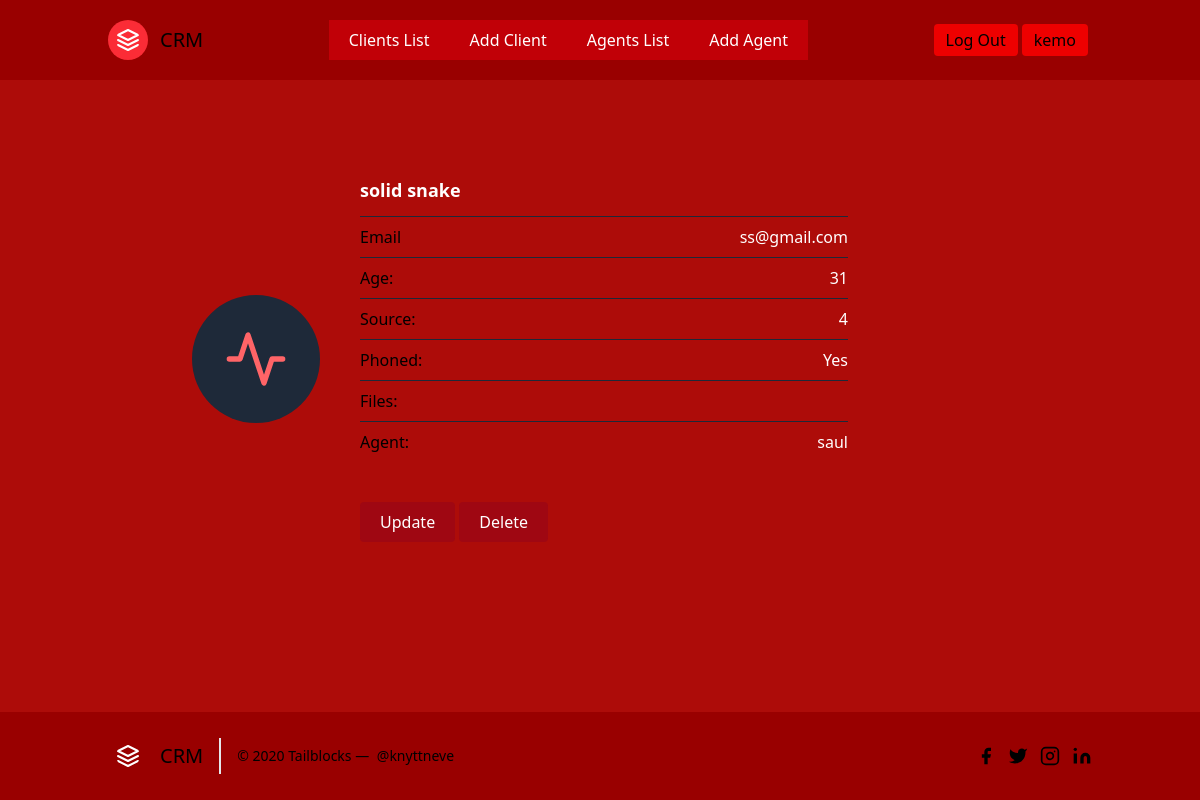
Before: /leads/5/ (signed in) with the older database file.
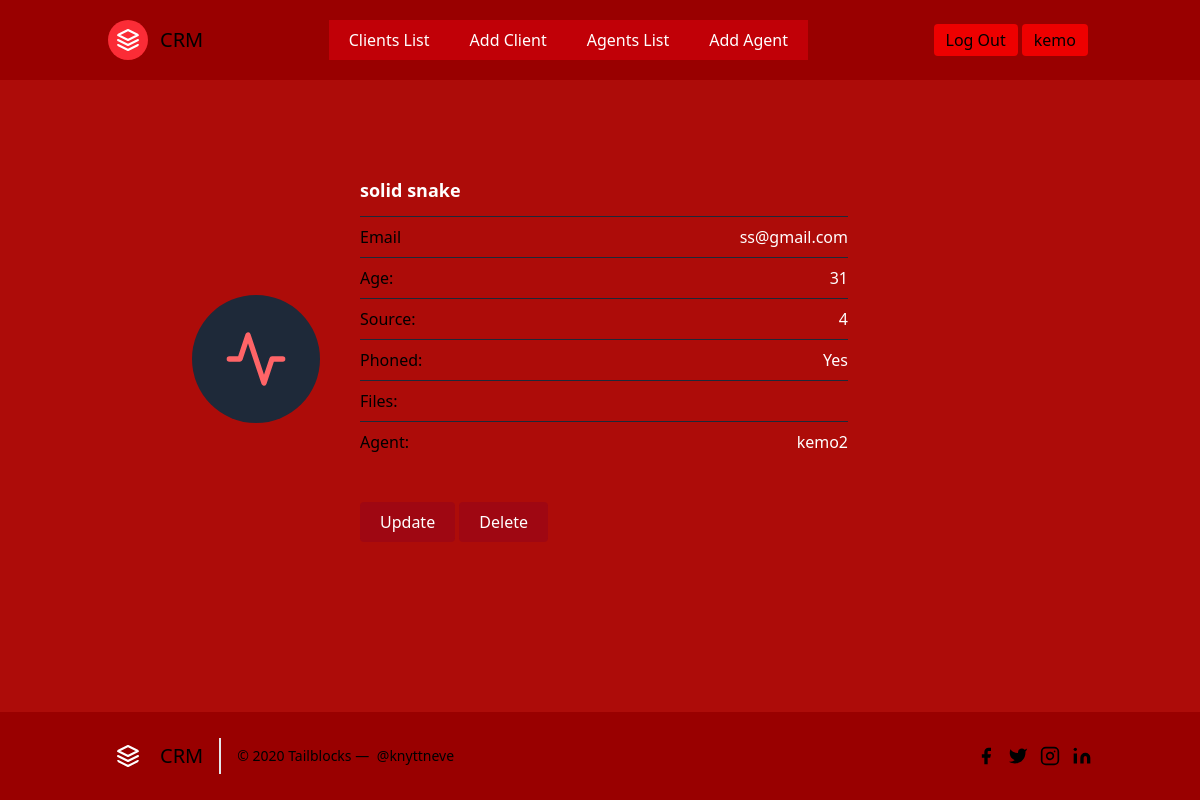
After: the same page with the newer database file.
### leads/models.py (models this page shows, shortened)
class Client(models.Model): #this class stores the records of clients
    source_options = (
        ('1', 'Internet'),
        ('2', 'Newsletter'),
        ('3', 'TV'),
        ('4', 'Other')
    )
    first_name = models.CharField(max_length=40)
    last_name = models.CharField(max_length=40)
    email = models.EmailField()
    source = models.CharField(max_length=50, choices=source_options)
    profile_picture = models.ImageField(blank=True, null=True)
    phoned = models.BooleanField(default=False)
    age = models.IntegerField(validators=[MinValueValidator(18), MaxValueValidator(120)])
    files = models.FileField(blank=True, null=True)
    organization = models.ForeignKey(Organization, on_delete=models.CASCADE)
    agent = models.ForeignKey(Agent, on_delete=models.SET_NULL, null=True, blank=True)

### agents/models.py (models this page shows)
class Agent(models.Model):
    user = models.OneToOneField(User, on_delete=models.CASCADE)
    organization = models.ForeignKey(Organization, on_delete=models.CASCADE)
    def __str__(self):
        return self.user.username

### accounts/models.py (models this page shows, shortened)
class User(AbstractUser):
    is_organizor = models.BooleanField(default=True)
    is_agent = models.BooleanField(default=False)

### leads/views.py (the view)
# urls.py: path('<int:pk>/', LeadDetailView.as_view(), name='lead-detail'),
class LeadDetailView(LoginRequiredMixin, DetailView):
    template_name = 'lead/lead_detail.html'
    def get_queryset(self):
        user = self.request.user
        if user.is_organizor:
            queryset = Client.objects.filter(organization__user=user)
        elif user.is_agent:
            queryset = Client.objects.filter(agent__user=user)
        return queryset

### leads/templates/lead/lead_detail.html (shortened to what this page needs)
{% extends 'partials/base.html' %}
    {% block content %}
<section class=" mr-40 text-white  body-font">
  <div class=" container px-5 py-24 mx-auto">
    <div class="flex items-center lg:w-2/3 mx-auto  mb-10  sm:flex-row flex-col">
      <div class="sm:w-32 sm:h-32 h-20 w-20 sm:mr-10 inline-flex items-center justify-center rounded-full text-red-400 bg-gray-800 flex-shrink-0">
        <svg fill="none" stroke="currentColor" stroke-linecap="round" stroke-linejoin="round" stroke-width="2" class="sm:w-16 sm:h-16 w-10 h-10" viewBox="0 0 24 24">
          <path d="M22 12h-4l-3 9L9 3l-3 9H2"></path>
        </svg>
      </div>
      <div class="flex-grow sm:text-left text-center mt-6 sm:mt-0">
        <h2 class="text-white text-lg title-font font-medium mb-3" style="font-weight:bold">{{client.first_name}} {{client.last_name}}</h2>
          <div class="flex border-t border-gray-800 py-2">
          <span class="text-black">Email</span>
          <span class="ml-auto text-white">{{client.email}}</span>
        </div>
                        <div class="flex border-t border-gray-800 py-2">
          <span class="text-black">Age:</span>
          <span class="ml-auto text-white">{{client.age}}</span>
        </div>
                    <div class="flex border-t border-gray-800 py-2">
          <span class="text-black">Source:</span>
          <span class="ml-auto text-white">{{client.source}}</span>
        </div>
                    <div class="flex border-t border-gray-800 py-2">
          <span class="text-black">Phoned:</span>
                        {% if client.phoned == True %}
          <span class="ml-auto text-white">Yes</span>
                        {% else %}
                        <span class="ml-auto text-white">No</span>
                        {% endif %}
        </div>
                              <div class="flex border-t border-gray-800 py-2">
          <span class="text-black">Files:</span>
        </div>
                    <div class="flex border-t border-gray-800 py-2">
          <span class="text-black">Agent:</span>
          <span class="ml-auto text-white">{{client.agent}}</span>
        </div>
         <a href="{% url 'leads:lead-update' client.pk%}"> <button class="inline-flex mt-10 ml-auto text-white bg-red-800 border-0 py-2 px-5 focus:outline-none hover:bg-red-600 rounded">Update </button></a>
         <a href="{% url 'leads:lead-delete' client.pk%}"> <button class="inline-flex mt-10 ml-auto text-white bg-red-800 border-0 py-2 px-5 focus:outline-none hover:bg-red-600 rounded">Delete</button></a>
      </div>
    </div>
</section>
{% endblock %}

Changed rows visible on the page:
changed Client "solid": agent "saul" → "kemo2"
